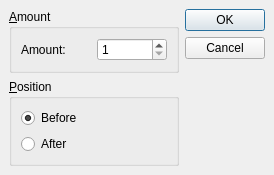
<?xml version="1.0" encoding="UTF-8"?>
<ui version="4.0">
 <class>InsertRCDialog</class>
 <widget class="QDialog" name="InsertRCDialog">
  <property name="geometry">
   <rect>
    <x>0</x>
    <y>0</y>
    <width>274</width>
    <height>152</height>
   </rect>
  </property>
  <property name="windowTitle">
   <string/>
  </property>
  <layout class="QGridLayout">
   <property name="leftMargin">
    <number>9</number>
   </property>
   <property name="topMargin">
    <number>9</number>
   </property>
   <property name="rightMargin">
    <number>9</number>
   </property>
   <property name="bottomMargin">
    <number>9</number>
   </property>
   <property name="spacing">
    <number>6</number>
   </property>
   <item row="0" column="1">
    <layout class="QVBoxLayout">
     <property name="spacing">
      <number>6</number>
     </property>
     <property name="leftMargin">
      <number>0</number>
     </property>
     <property name="topMargin">
      <number>0</number>
     </property>
     <property name="rightMargin">
      <number>0</number>
     </property>
     <property name="bottomMargin">
      <number>0</number>
     </property>
     <item>
      <widget class="QDialogButtonBox" name="buttonBox">
       <property name="orientation">
        <enum>Qt::Vertical</enum>
       </property>
       <property name="standardButtons">
        <set>QDialogButtonBox::Cancel|QDialogButtonBox::Ok</set>
       </property>
      </widget>
     </item>
     <item>
      <spacer>
       <property name="orientation">
        <enum>Qt::Vertical</enum>
       </property>
       <property name="sizeHint" stdset="0">
        <size>
         <width>20</width>
         <height>40</height>
        </size>
       </property>
      </spacer>
     </item>
    </layout>
   </item>
   <item row="0" column="0">
    <layout class="QVBoxLayout">
     <property name="spacing">
      <number>6</number>
     </property>
     <property name="leftMargin">
      <number>0</number>
     </property>
     <property name="topMargin">
      <number>0</number>
     </property>
     <property name="rightMargin">
      <number>0</number>
     </property>
     <property name="bottomMargin">
      <number>0</number>
     </property>
     <item>
      <widget class="QGroupBox" name="groupBox">
       <property name="title">
        <string>&amp;Amount</string>
       </property>
       <layout class="QGridLayout">
        <property name="leftMargin">
         <number>9</number>
        </property>
        <property name="topMargin">
         <number>9</number>
        </property>
        <property name="rightMargin">
         <number>9</number>
        </property>
        <property name="bottomMargin">
         <number>9</number>
        </property>
        <property name="spacing">
         <number>6</number>
        </property>
        <item row="0" column="0">
         <layout class="QHBoxLayout">
          <property name="spacing">
           <number>6</number>
          </property>
          <property name="leftMargin">
           <number>0</number>
          </property>
          <property name="topMargin">
           <number>0</number>
          </property>
          <property name="rightMargin">
           <number>0</number>
          </property>
          <property name="bottomMargin">
           <number>0</number>
          </property>
          <item>
           <widget class="QLabel" name="label">
            <property name="text">
             <string>Amount:</string>
            </property>
            <property name="buddy">
             <cstring>amountSpinBox</cstring>
            </property>
           </widget>
          </item>
          <item>
           <widget class="QSpinBox" name="amountSpinBox">
            <property name="minimum">
             <number>1</number>
            </property>
            <property name="maximum">
             <number>99999</number>
            </property>
           </widget>
          </item>
         </layout>
        </item>
       </layout>
      </widget>
     </item>
     <item>
      <widget class="QGroupBox" name="groupBox_2">
       <property name="title">
        <string>&amp;Position</string>
       </property>
       <layout class="QGridLayout">
        <property name="leftMargin">
         <number>9</number>
        </property>
        <property name="topMargin">
         <number>9</number>
        </property>
        <property name="rightMargin">
         <number>9</number>
        </property>
        <property name="bottomMargin">
         <number>9</number>
        </property>
        <property name="spacing">
         <number>6</number>
        </property>
        <item row="0" column="0">
         <layout class="QVBoxLayout">
          <property name="spacing">
           <number>6</number>
          </property>
          <property name="leftMargin">
           <number>0</number>
          </property>
          <property name="topMargin">
           <number>0</number>
          </property>
          <property name="rightMargin">
           <number>0</number>
          </property>
          <property name="bottomMargin">
           <number>0</number>
          </property>
          <item>
           <widget class="QRadioButton" name="beforeRadioButton">
            <property name="text">
             <string>Before</string>
            </property>
            <property name="checked">
             <bool>true</bool>
            </property>
           </widget>
          </item>
          <item>
           <widget class="QRadioButton" name="afterRadioButton">
            <property name="text">
             <string>After</string>
            </property>
           </widget>
          </item>
         </layout>
        </item>
       </layout>
      </widget>
     </item>
    </layout>
   </item>
  </layout>
 </widget>
 <resources/>
 <connections>
  <connection>
   <sender>buttonBox</sender>
   <signal>accepted()</signal>
   <receiver>InsertRCDialog</receiver>
   <slot>accept()</slot>
   <hints>
    <hint type="sourcelabel">
     <x>248</x>
     <y>254</y>
    </hint>
    <hint type="destinationlabel">
     <x>157</x>
     <y>274</y>
    </hint>
   </hints>
  </connection>
  <connection>
   <sender>buttonBox</sender>
   <signal>rejected()</signal>
   <receiver>InsertRCDialog</receiver>
   <slot>reject()</slot>
   <hints>
    <hint type="sourcelabel">
     <x>316</x>
     <y>260</y>
    </hint>
    <hint type="destinationlabel">
     <x>286</x>
     <y>274</y>
    </hint>
   </hints>
  </connection>
 </connections>
</ui>
